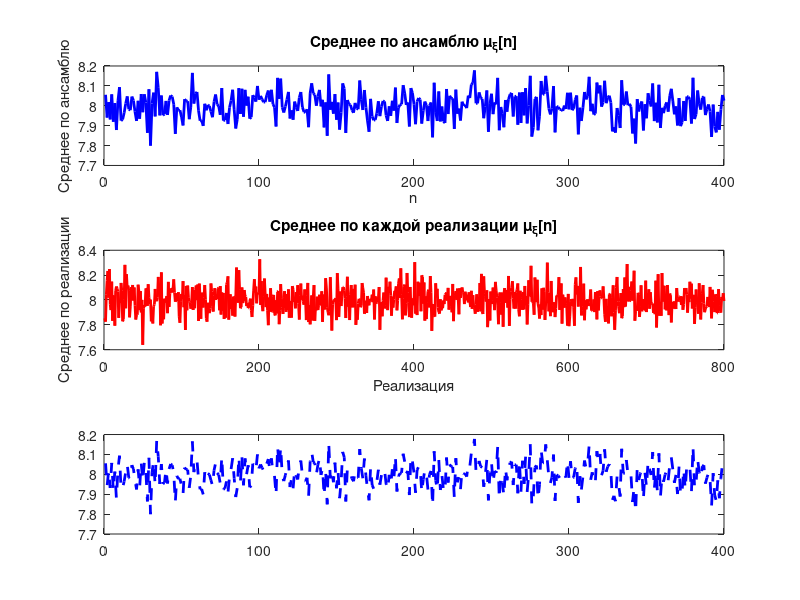
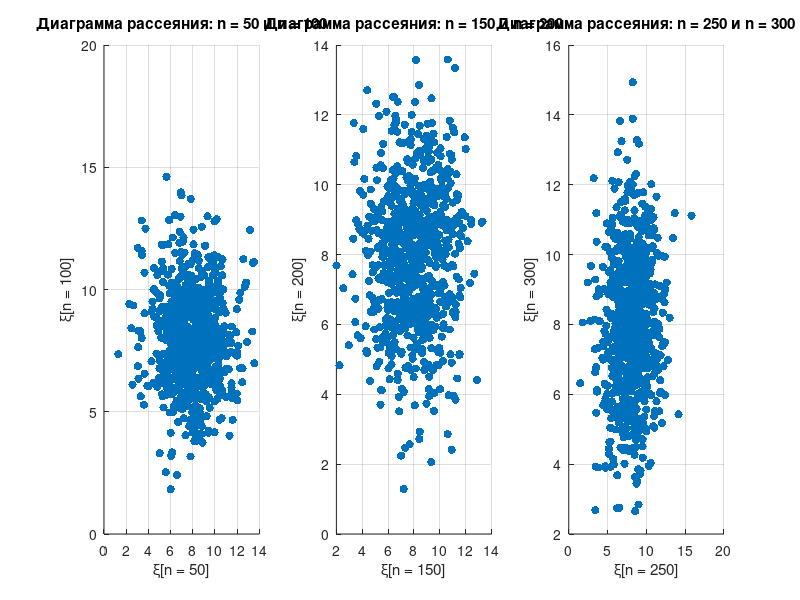

Write MATLAB code to recreate these figures, in order.
% Параметры
N = 400; % Количество точек во временном ряде
K = 800; % Количество реализаций
mu = 8;  % Среднее значение
sigma = 2;  % Стандартное отклонение

% Генерация матрицы Xi (K реализаций белого шума)
Xi = mu + sigma * randn(N, K);

% 1. График среднего по ансамблю и по каждой реализации
% Среднее по ансамблю (по столбцам, то есть усреднение строк)
mu_ensemble = mean(Xi, 2);

% Среднее по каждой реализации (по строкам, то есть усреднение столбцов)
mu_realization = mean(Xi, 1);

% Построение графиков
figure;
subplot(3,1,1);
plot(1:N, mu_ensemble, 'b', 'LineWidth', 2); 
xlabel('n');
ylabel('Среднее по ансамблю');
title('Среднее по ансамблю \mu_{\xi}[n]');

subplot(3,1,2);
plot(1:K, mu_realization, 'r', 'LineWidth', 2);
xlabel('Реализация');
ylabel('Среднее по реализации');
title('Среднее по каждой реализации \mu_{\xi}[n]');

subplot(3,1,3);
plot(1:K, mu_realization, 'r', 'LineWidth', 2);
plot(1:N, mu_ensemble, 'b--', 'LineWidth', 2); 


% Вывод: Проверьте эргодичность процесса, сравнив графики.
% Если средние по ансамблю и по реализации примерно совпадают, то процесс эргодический.

% 2. Построение диаграмм рассеяния для трёх разных значений n_i и n_j
% Выбираем три уникальные пары значений n_i и n_j
n_pairs = [50, 100; 150, 200; 250, 300]; 

figure;
for i = 1:3
    n_i = n_pairs(i, 1);
    n_j = n_pairs(i, 2);
    
    subplot(1, 3, i); % Три диаграммы рассеяния на одном полотне
    scatter(Xi(n_i, :), Xi(n_j, :), 'filled');
    xlabel(['\xi[n = ' num2str(n_i) ']']);
    ylabel(['\xi[n = ' num2str(n_j) ']']);
    title(['Диаграмма рассеяния: n = ' num2str(n_i) ' и n = ' num2str(n_j)]);
    grid on;
end

% 3. Расчет выборочной корреляции между n_i и n_j
disp('Выборочные корреляции между парами (n_i, n_j):');
for i = 1:3
    n_i = n_pairs(i, 1);
    n_j = n_pairs(i, 2);
    r = corr(Xi(n_i, :)', Xi(n_j, :)');
    disp(['Корреляция между n = ' num2str(n_i) ' и n = ' num2str(n_j) ': r = ' num2str(r)]);
end
